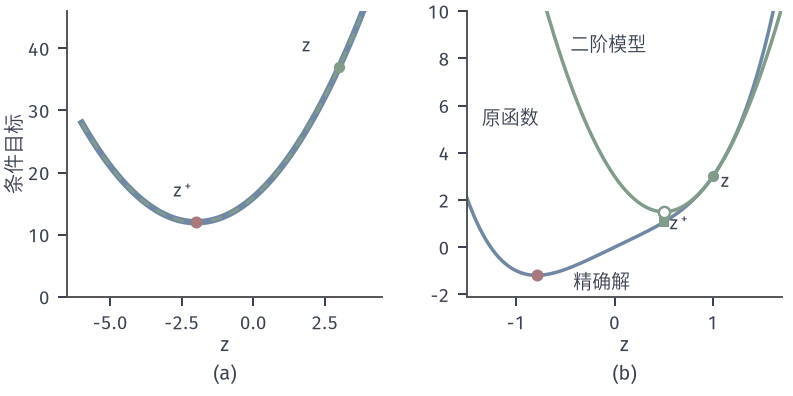

Generate this figure with Python:
from pathlib import Path
import sys
sys.path.insert(0, str(Path(__file__).resolve().parents[1]))
from block_common import *
HERE = Path(__file__).resolve().parent
# Block Newton model on a conditional function. (a) z^2+4z+16 at z=3. (b) z^4+2z at z=1.
fig, (a, b) = figure(width_mm=112, height_mm=56, ncols=2)
panel(fig, .085, .985, .97, .25, wspace=.27)
z = np.linspace(-6, 4, 300); p = z**2+4*z+16
a.plot(z, p, color=BLUE, lw=2.6); a.plot(z, p, color=GREEN, lw=1.1, ls=(0, (4, 3)))
a.plot([3], [37], 'o', color=GREEN, ms=4.5, mew=0, zorder=5); opt(a, -2, 12)
a.text(1.7, 39.5, '$z$', fontsize=7.5, color=INK); a.text(-2.8, 16, '$z^+$', fontsize=7.5, color=INK)
a.set_xlabel('$z$', labelpad=1); a.set_ylabel('条件目标', labelpad=1); a.set_ylim(0, 46)
z = np.linspace(-1.5, 1.7, 400); ph = z**4+2*z; m = 3+6*(z-1)+6*(z-1)**2
b.plot(z, ph, color=BLUE, lw=1.4); b.plot(z, m, color=GREEN, lw=1.4)
zs = -(.5)**(1/3); b.plot([1], [3], 'o', color=GREEN, ms=4.5, mew=0, zorder=5); b.plot([.5], [.5**4+1], 's', color=GREEN, ms=4, mew=0, zorder=5); b.plot([.5], [3-3+1.5], 'o', mfc='white', mec=GREEN, ms=4.5, zorder=5); opt(b, zs, zs**4+2*zs)
b.text(1.08, 2.55, '$z$', fontsize=7.5, color=INK); b.text(.56, .72, '$z^+$', fontsize=7.5, color=INK); b.text(-1.35, 5.2, '原函数', fontsize=7.5, color=INK); b.text(-.45, 8.3, '二阶模型', fontsize=7.5, color=INK); b.text(-.42, -1.75, '精确解', fontsize=7.5, color=INK, ha='left')
b.set_xlabel('$z$', labelpad=1); b.set_xlim(-1.5, 1.7); b.set_ylim(-2.1, 10)
tag(fig, a, '(a)'); tag(fig, b, '(b)')
save(fig, HERE, 'figure', {'exact': float(zs)})
